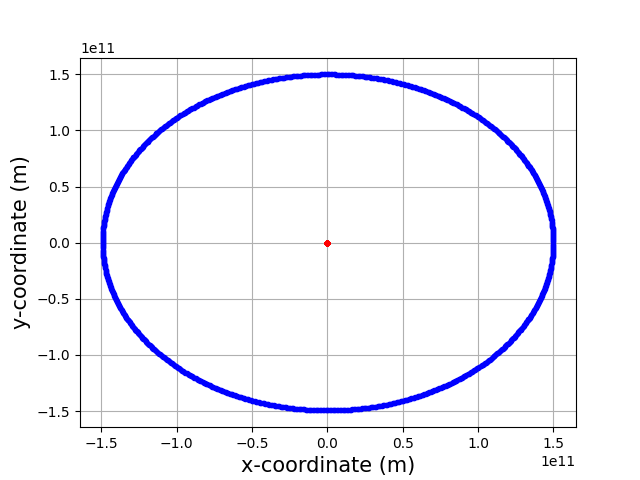

This figure's Python source:
import numpy as np
import matplotlib.pyplot as plt
import math
import random

years = 1.
tdur = years*365.*24*3600. # duration of the motion, in seconds
nstep = int(1000*years) # number of steps to calculate

dt = tdur/nstep # duration of a single step.
print(dt)

#Some constants
G = 6.67408e-11
au = 1.496e11 #dist of 1AU in m
M = 1.98847e30 #mass of sun
m = 5.97219e24 #mass of earth
d0 = au #dist from Earth to Sun

theta_r = random.uniform(0, math.pi*2)


# initialize the planet initial position, velocity, and acceleration
planet_aa = np.array([0.,0.]) 
planet_x0 = np.array([d0*math.cos(theta_r),d0*math.sin(theta_r)])
theta_v = math.pi/2 + theta_r 
#theta_v = random.uniform(0, math.pi*2)
planet_v0_mag = math.sqrt(G*M/d0)
planet_v0 = np.array([planet_v0_mag*math.cos(theta_v),planet_v0_mag*math.sin(theta_v)])
#save the position in an array so we can plot it later
planet_pos = np.zeros([nstep+1, 2]) 
planet_pos[0,:] = planet_x0

# initialize the star initial position, velocity, and acceleration
star_x0 = np.array([0.,0.])
star_v0 = -planet_v0*m/M 
star_aa =  np.array([0.,0.])
# save the position in an array so we can plot it later
star_pos = np.zeros([nstep+1, 2])
star_pos[0,:] = star_x0

# the current planet velocity and position
planet_vv = planet_v0 
planet_xx = planet_x0

star_vv = star_v0
star_xx = star_x0


for kk in range(1,nstep+1):
    diff = planet_xx - star_xx
    dist = math.hypot(diff[0], diff[1])

    planet_aa = -G*M*diff/(dist**3)
    star_aa = G*m*diff/(dist**3)

    planet_vv += planet_aa*dt
    star_vv += star_aa*dt
    
    planet_xx += planet_vv*dt
    star_xx += star_vv*dt

    planet_pos[kk,:] = planet_xx
    star_pos[kk,:] = star_xx

    #print(planet_vv, star_vv)
    
#print(pos)
#plot the trajectory in x-y plane
fig = plt.figure()

ax = fig.add_subplot(1, 1, 1)
#ax.axis('scaled')
ax.plot(planet_pos[:,0],planet_pos[:,1],'b.')
ax.plot(star_pos[:,0],star_pos[:,1],'r.')


plt.xlabel('x-coordinate (m)',fontsize=15)
plt.ylabel('y-coordinate (m)',fontsize=15)

plt.grid()
plt.savefig('orbit.png')

plt.show()
